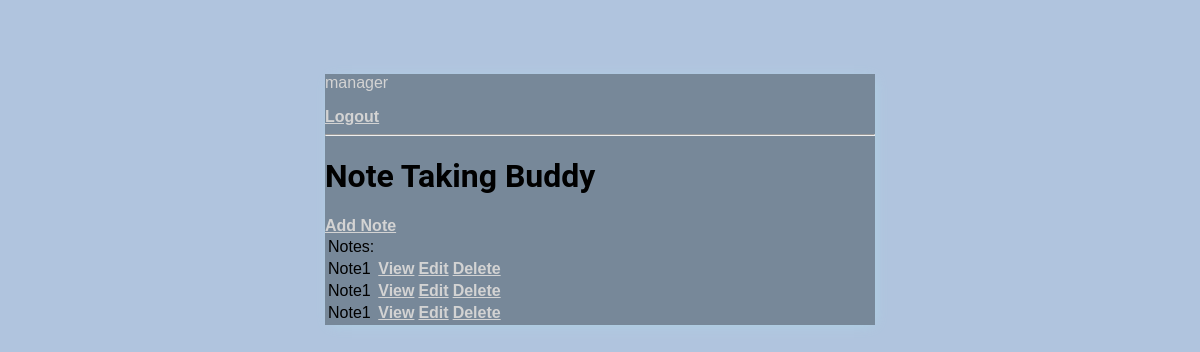
The app's page / (signed in) with its own data.
### base/models.py (models this page shows, shortened)
class Note(models.Model):
    user = models.ForeignKey(User, on_delete=models.CASCADE, null=True, blank=True)
    title = models.CharField(max_length=200, null=True, blank=True)
    description = models.TextField(null=True, blank=True)
    created = models.DateTimeField(auto_now_add=True)

### base/views.py (the view)
# urls.py: path('', NoteList.as_view(), name='notes'),
class NoteList(ListView):
    model = Note
    context_object_name = 'notes'
    def get_context_data(self, **kwargs):
        context = super().get_context_data(**kwargs)
        context['notes'] = context['notes'].filter(user=self.request.user)
        return context

### base/templates/base/note_list.html
{% extends 'base/main.html' %}
{% block content %}
{% if request.user.is_authenticated %}
    <p>{{ request.user }}</p>
    <a href="{% url 'logout' %}">Logout</a>
{% else %}
    <a href="{% url 'login' %}">Login</a>
{% endif %}
<hr>
<h1>Note Taking Buddy</h1>
<a href="{% url 'note-create' %}">Add Note</a>
    <table>
        <td>Notes:</td>
        {%  for note in notes %}
        <tr>
            <td>{{ note.title }}</td>
            <td><a href="{% url 'note' note.id %}">View</a></td>
            <td><a href="{% url 'note-update' note.id %}">Edit</a></td>
            <td><a href="{% url 'note-delete' note.id %}">Delete</a></td>
        </tr>
            {% empty %}
            <h2>No Notes</h2>
            {%  endfor %}
    </table>
{% endblock content %}

### base/templates/base/main.html (style rules this page uses)
body { background-color: lightsteelblue; font-family: '', sans-serif; padding-top: 50px; }
h1, h2, h3, h4, h5, h6 { font-family: 'Roboto', sans-serif; }
a, p { color: lightgrey; }
a { font-weight: 600; }
::placeholder { font-weight: 300; opacity: 0.5; }

### records on screen
Note: title "Note1"
Note: title "Note1"
Note: title "Note1"

### other values on screen
{{ request.user }} "manager"
